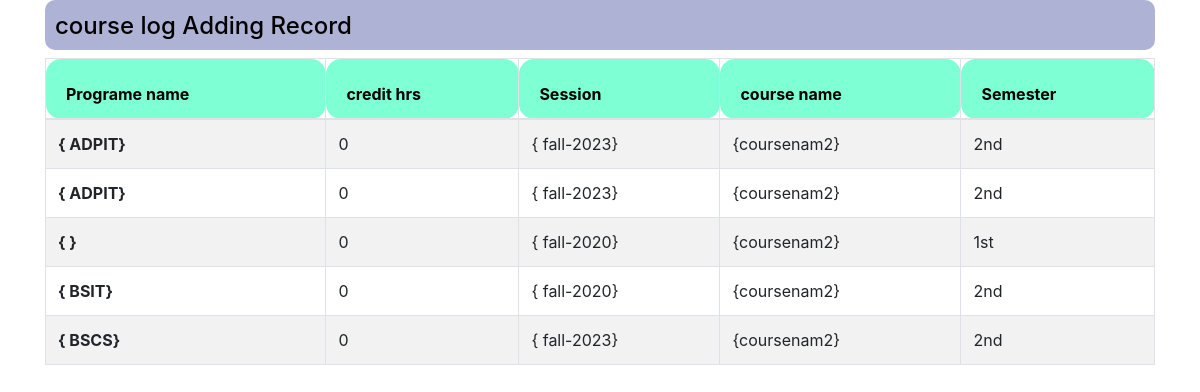
Screenshot of /view-scheme.php with the database file from the repository.
### tables this page shows
CREATE TABLE `scheme_of_study` (
  `program _name` varchar(50) NOT NULL,
  `credit hrs` int(10) NOT NULL,
  `session` varchar(50) NOT NULL,
  `coursename` varchar(50) NOT NULL,
  `semester` varchar(60) NOT NULL
);

### view-scheme.php (the view, shortened to what this page needs)
<?php
$conn  = mysqli_connect("localhost", "root", "", "invoicemgsys1") or die("connection Failed");
$query = "SELECT * from scheme_of_study";
$result = mysqli_query($conn, $query) or die("uery failed");
if (mysqli_num_rows($result) > 0) {
?>
    <!DOCTYPE html>
    <html lang="en">
    <head>
        <link rel="stylesheet" href="https://cdn.jsdelivr.net/npm/bootstrap@4.6.2/dist/css/bootstrap.min.css">
    </head>
    <body>
        <div class="container">
            <div class="row">
                <div class="col">
                    <h4 class="container" style="height: 50px; border-radius: 10px; padding-top: 12px; padding-left: 10px; background-color : #AEB2D5; color: black;">
                   course log Adding Record </h4>
            </div>
        </div>
        <table class="table table-striped table-bordered">
            <thead>
                <tr>
                    <th scope="col" style= "height: 60px; border-radius: 15px; padding-top: 20px; padding-left: 20px; background-color : #7FFFD4; color: black";>
                   Programe name</th>
                    <th scope="col" style= "height: 60px; border-radius: 15px; padding-top: 20px; padding-left: 20px;  background-color:  #7FFFD4; color: black";>
                credit hrs</th>
                    <th scope="col"  style= "height: 60px; border-radius: 15px; padding-top: 20px; padding-left: 20px; background-color : #7FFFD4; color: black";>
                   Session</th>
                    <th scope="col"  style= "height: 60px; border-radius: 15px; padding-top: 20px; padding-left: 20px; background-color : #7FFFD4; color: black";>
                   course name</th>
                    <th scope="col"  style= "height: 60px; border-radius: 15px; padding-top: 20px; padding-left: 20px; background-color : #7FFFD4; color: black";>
                 Semester</th>
                </tr>
            </thead>
            <tbody>
                <?php
                while ($row = mysqli_fetch_assoc($result)) {
                ?>
                    <tr>
                        <th scope="row"><?php echo $row['program _name'] ?></th>
                        <td><?php echo $row['credit hrs'] ?></td>
                        <td><?php echo $row['session'] ?></td>
                        <td><?php echo $row['coursename'] ?></td>
                        <td><?php echo $row['semester'] ?></td>
                    </tr>
                <?php  }  ?>
            </tbody>
        </table>
    <?php   }
    ?>
    </body>
    </html>

### rows the page displays
scheme_of_study: program _name "{ ADPIT}", credit hrs "0", session "{ fall-2023}", coursename "{coursenam2}", semester "2nd"
scheme_of_study: program _name "{ ADPIT}", credit hrs "0", session "{ fall-2023}", coursename "{coursenam2}", semester "2nd"
scheme_of_study: program _name "{ }", credit hrs "0", session "{ fall-2020}", coursename "{coursenam2}", semester "1st"
scheme_of_study: program _name "{ BSIT}", credit hrs "0", session "{ fall-2020}", coursename "{coursenam2}", semester "2nd"
scheme_of_study: program _name "{ BSCS}", credit hrs "0", session "{ fall-2023}", coursename "{coursenam2}", semester "2nd"
